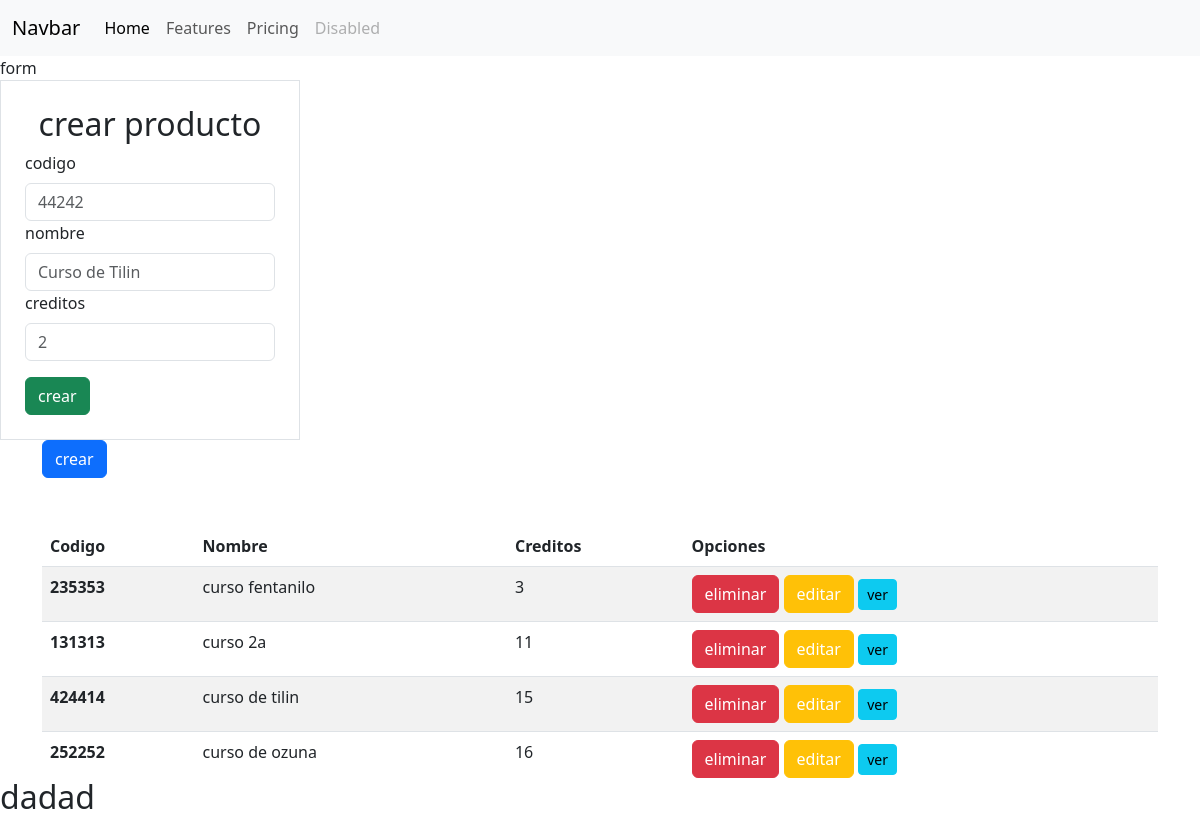
The page / on the database its author committed.
### Aplicaciones/Academico/models.py (models this page shows)
class Curso(models.Model):
    codigo = models.CharField(primary_key=True, max_length=6)
    nombre = models.CharField(max_length=50)
    creditos = models.PositiveSmallIntegerField()
    def __str__(self):
        texto = "{0} ({1})"
        return texto.format(self.codigo, self.nombre, self.creditos)

### Aplicaciones/Academico/views.py (the view)
# urls.py: path("", views.home),
def home(request):
    cursos = Curso.objects.all()
    print("los cursos: ",cursos)
    return render(request, "gestionCursos.html", {"cursos": cursos})

### Aplicaciones/Academico/templates/gestionCursos.html (shortened to what this page needs)
{% extends "./base.html" %}
{% block body %}
<div>
    form
    <div class=" w-25 p-4 border">
        <div class="h2 text-center">crear producto</div>
        <div class="card-body ">
            <form action="/registrarCurso/" method="POST"> {% csrf_token %}
                <div class="form-group">
                    <label class="form-label ">codigo</label>
                    <input type="text" id="txtCodigo" name="txtCodigo" class="form-control" placeholder="44242"
                        minlegth="6" minlegth="6" required>
                </div>
                <div class="form-group">
                    <label class="form-label">nombre</label>
                    <input type="text" id="txtNombre" name="txtNombre" class="form-control" placeholder="Curso de Tilin"
                        minlegth="6" minlegth="6" required>
                </div>
                <div class="form-group">
                    <label class="form-label">creditos</label>
                    <input type="text" id="txtCredito" name="txtCredito" class="form-control" placeholder="2" min="1"
                        max="9" required>
                </div>
                <div class="form-group mt-3">
                    <button type="submit" class="btn btn-success btn-block"> crear</button>
                </div>
            </form>
        </div>
    </div>
</div>
<div class="container">
    <button type="button" class="btn btn-primary"> crear</button>
    <div class="scroll-oculto" style=" max-height: 300px; overflow-y: auto;">
        <table class="table table-striped mt-5">
            <thead>
                <tr>
                    <th scope="col">Codigo</th>
                    <th scope="col">Nombre</th>
                    <th scope="col">Creditos</th>
                    <th scope="col">Opciones</th>
                </tr>
            </thead>
            <tbody>
                {% for c in cursos %}
                <tr>
                    <th>{{ c.codigo }}</th>
                    <td>{{ c.nombre }}</td>
                    <td> {{ c.creditos }}</td>
                    <td>
                        <button class="btn btn-danger">
                            eliminar
                        </button>
                        <button class="btn btn-warning text-white">
                            editar
                        </button>
                        <button class="btn btn-info btn-sm" onclick="abrirModal('{{ c.codigo }}')">ver</button>
                    </td>
                </tr>
                {% endfor %}
            </tbody>
        </table>
    </div>
</div>
<h2>dadad</h2>
{% endblock %}

### rows shown on the page
Curso: codigo "235353", nombre "curso fentanilo", creditos "3"
Curso: codigo "131313", nombre "curso 2a", creditos "11"
Curso: codigo "424414", nombre "curso de tilin", creditos "15"
Curso: codigo "252252", nombre "curso de ozuna", creditos "16"
